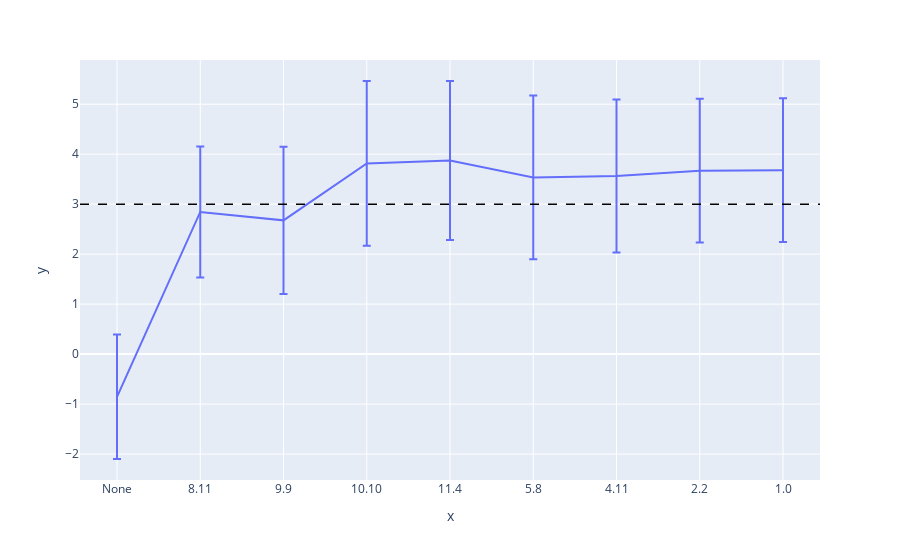

Here is the notebook cell this chart was saved with:
### Code cell
fig = px.line(x = labels, y=logit_diffs.cpu().numpy(), error_y=std_logit_diffs.cpu().numpy())
fig.add_hline(y=clean_logit_diff.item(), line_width=1.5, line_dash="dash", line_color="black")
fig.show()

### Figure 1 — Plotly figure (JSON) as saved in the notebook; plotly's stock layout.template omitted (floating-point values rounded to 4 significant figures)
{"data": [{"error_y": {"array": [1.244, 1.309, 1.474, 1.648, 1.591, 1.637, 1.531, 1.439, 1.437]}, "hovertemplate": "x=%{x}<br>y=%{y}<extra></extra>", "legendgroup": "", "line": {"color": "#636efa", "dash": "solid"}, "marker": {"symbol": "circle"}, "mode": "lines", "name": "", "orientation": "v", "showlegend": false, "type": "scatter", "x": ["None", "8.11", "9.9", "10.10", "11.4", "5.8", "4.11", "2.2", "1.0"], "xaxis": "x", "y": [-0.8543, 2.844, 2.676, 3.816, 3.873, 3.535, 3.565, 3.67, 3.68], "yaxis": "y"}], "layout": {"legend": {"tracegroupgap": 0}, "margin": {"t": 60}, "shapes": [{"line": {"color": "black", "dash": "dash", "width": 1.5}, "type": "line", "x0": 0, "x1": 1, "xref": "x domain", "y0": 2.997, "y1": 2.997, "yref": "y"}], "xaxis": {"anchor": "y", "domain": [0, 1], "title": {"text": "x"}}, "yaxis": {"anchor": "x", "domain": [0, 1], "title": {"text": "y"}}}}
